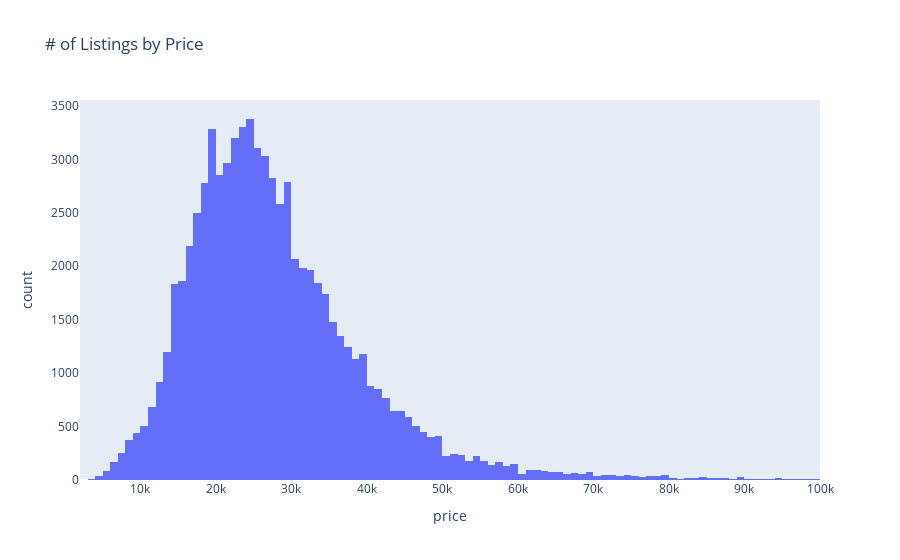

Notebook source saved alongside this figure:
### Markdown cell above
#### **Price Histogram**

### Code cell
fig = px.histogram(training_data, x='price', nbins=100,title='# of Listings by Price')
fig.update_yaxes(showgrid=False)

### Figure 1 — Plotly figure (JSON) as saved in the notebook; plotly's stock layout.template omitted (floating-point values rounded to 4 significant figures; data arrays with more than 128 entries replaced by an {"elided": "..."} marker saying what was removed)
{"data": [{"alignmentgroup": "True", "bingroup": "x", "hovertemplate": "price=%{x}<br>count=%{y}<extra></extra>", "legendgroup": "", "marker": {"color": "#636efa", "pattern": {"shape": ""}}, "name": "", "nbinsx": 100, "offsetgroup": "", "orientation": "v", "showlegend": false, "type": "histogram", "x": {"elided": "74595 int values"}, "xaxis": "x", "yaxis": "y"}], "layout": {"barmode": "relative", "legend": {"tracegroupgap": 0}, "title": {"text": "# of Listings by Price"}, "xaxis": {"anchor": "y", "domain": [0, 1], "title": {"text": "price"}}, "yaxis": {"anchor": "x", "domain": [0, 1], "showgrid": false, "title": {"text": "count"}}}}
